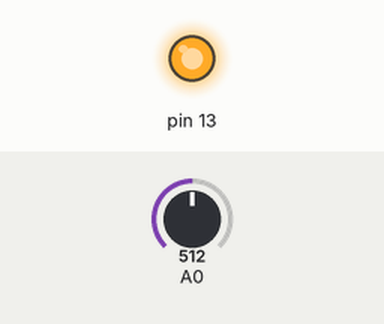
The sketch below on a simulated Arduino Uno, built with avr-gcc and run on an emulated ATmega328P. Shown: output pins drawn as LEDs (lit = HIGH). The inputs (shaded band) are chosen by the test bench; at power-on: A0 = 512.

Above: at 0.1 s.
Timing chart, 0 to 1.6 s (numbered marks = the images above):
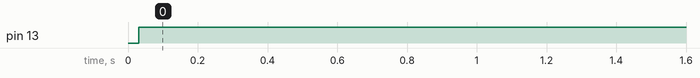

The sketch:

photoresistor_led_button_control.ino
```cpp
int val;
int flag=0;
void setup() {
 pinMode(13,OUTPUT);

}

void loop() {
  while(1){
 val = analogRead(A0);
 if(digitalRead(13) == 0)
 {
  delay(30);
  if(flag == 0)
  {
    if(val>=300)
    {
      digitalWrite(13,1);
      continue;
    }
  digitalWrite(13,1);
  flag = 1;
  }
  else
  {
    digitalWrite(13,0);
    flag = 0;
  }
  while(digitalRead(13)==0);
  delay(30);
 }
  }
}
```

Measured:
- by itself, pin 13: LOW → HIGH at 0.03 s
